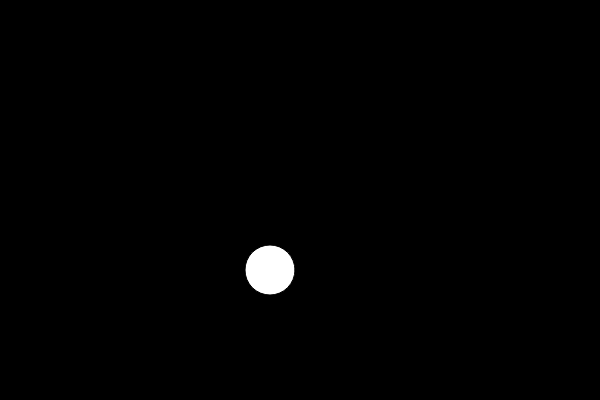
Frame 1 (no input)
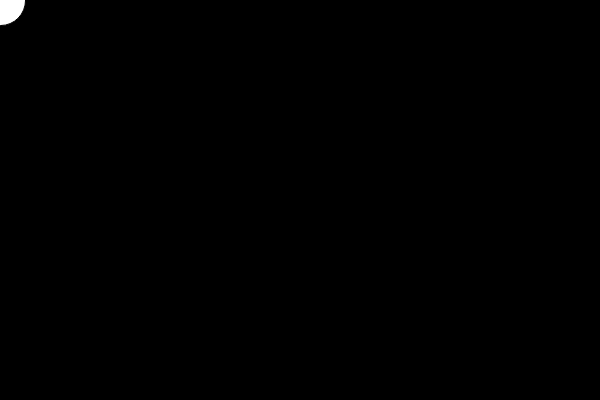
Frame 60 (no input)
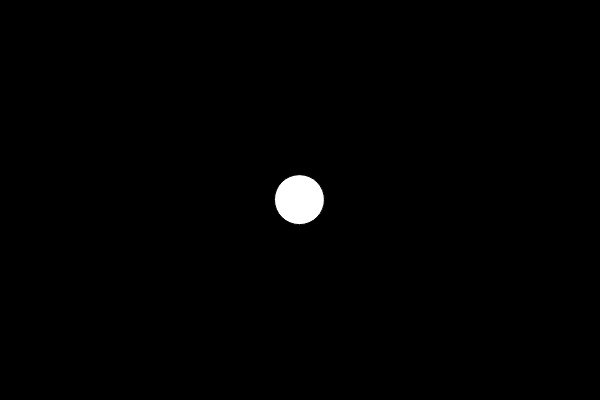
Frame 120 (the mouse pressed at the canvas centre since frame 60)

The p5.js sketch that drew these frames (run headless with seeded random() and noise() and a simulated clock; from frame 60 on, the mouse is pressed at the canvas centre):

// p5.js sketch
// ── sketch.js
var x = 300;
var y = 300;
var diffx = 0;
var diffy = 0;
var targetX = 300;
var targetY = 300;
  
function setup() {
    createCanvas(600, 400);
}

function draw() {
    background(0);
    diffx = mouseX - x;
    diffy = mouseY - y;
    x = x + 0.1*diffx;
    y = y + 0.1*diffy;
    ellipse(x, y, 50, 50);
}
